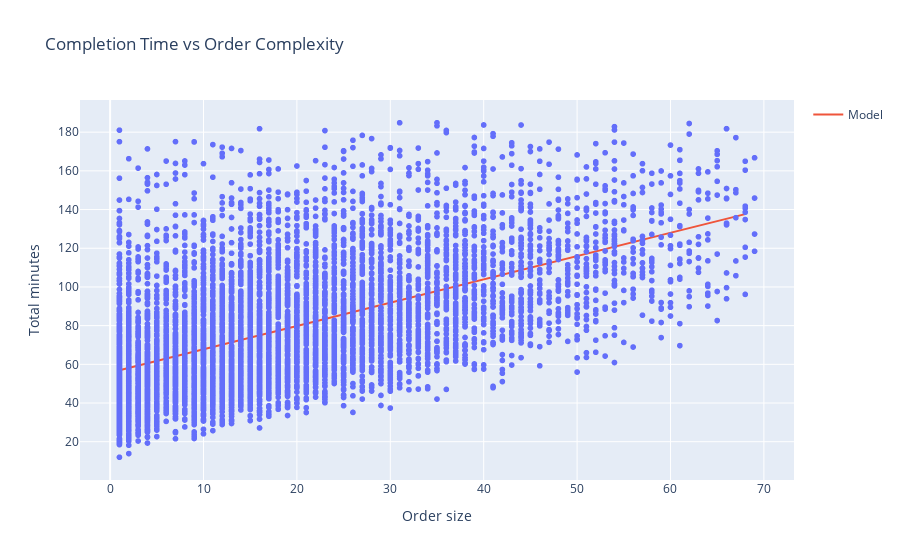

Source (notebook cell):
### Code cell
#Using plotly's library to plot the interactive results
import plotly.express as px
import plotly.graph_objects as go

fig = px.scatter(x = df_EDA['order_size'], y = df_EDA['total_minutes'], title  = 'Completion Time vs Order Complexity', labels = {'x':'Order size', 'y':'Total minutes'})
fig.add_trace(go.Scatter(x = X_testLR.reshape(1462), y = Y_predLR, mode = "lines", name = "Model"))
fig.show()

### Figure 1 — Plotly figure (JSON) as saved in the notebook; plotly's stock layout.template omitted (floating-point values rounded to 4 significant figures; data arrays with more than 128 entries replaced by an {"elided": "..."} marker saying what was removed)
{"data": [{"hovertemplate": "Order size=%{x}<br>Total minutes=%{y}<extra></extra>", "legendgroup": "", "marker": {"color": "#636efa", "symbol": "circle"}, "mode": "markers", "name": "", "showlegend": false, "type": "scattergl", "x": {"elided": "7310 int values"}, "xaxis": "x", "y": {"elided": "7310 float values"}, "yaxis": "y"}, {"mode": "lines", "name": "Model", "type": "scatter", "x": {"elided": "1462 int values"}, "y": {"elided": "1462 float values"}}], "layout": {"legend": {"tracegroupgap": 0}, "title": {"text": "Completion Time vs Order Complexity"}, "xaxis": {"anchor": "y", "domain": [0, 1], "title": {"text": "Order size"}}, "yaxis": {"anchor": "x", "domain": [0, 1], "title": {"text": "Total minutes"}}}}
